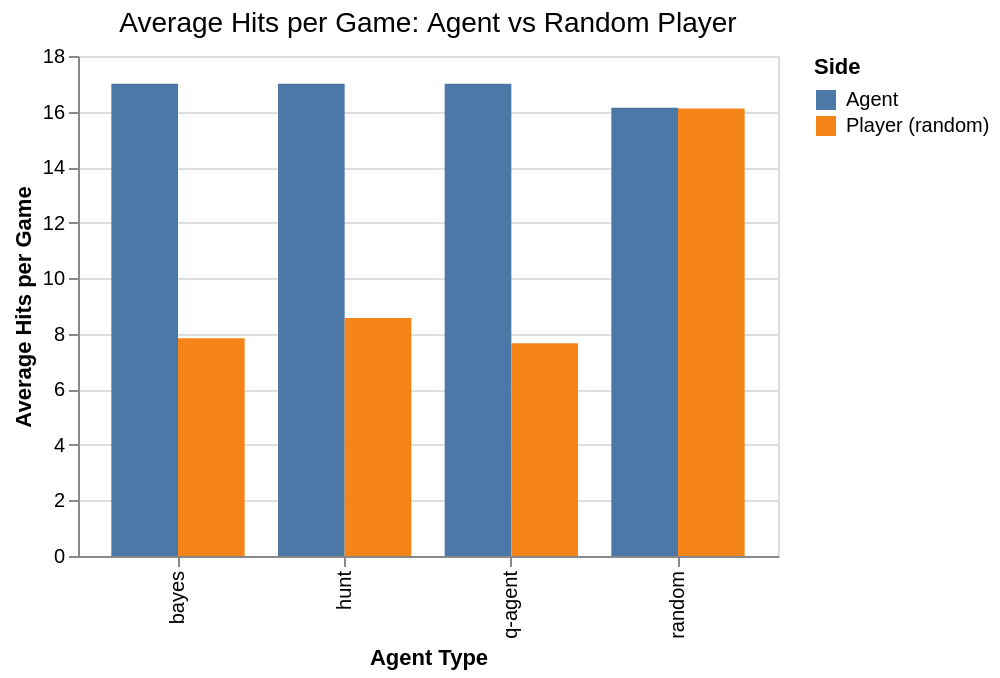

This figure's notebook cell:
### Code cell
# Grouped bars: avg agent hits vs player hits by agent type
hits_long = pl.concat(
    [
        df.select(
            [
                "agent_type",
                pl.col("agent_hits").alias("hits"),
                pl.lit("Agent").alias("side"),
            ]
        ),
        df.select(
            [
                "agent_type",
                pl.col("player_hits").alias("hits"),
                pl.lit("Player (random)").alias("side"),
            ]
        ),
    ]
)

hits_summary = hits_long.group_by(["agent_type", "side"]).agg(
    pl.col("hits").mean().alias("avg_hits")
)

c = (
    alt.Chart(hits_summary)
    .mark_bar()
    .encode(
        x=alt.X("agent_type:N", title="Agent Type"),
        y=alt.Y("avg_hits:Q", title="Average Hits per Game"),
        xOffset=alt.XOffset("side:N"),
        color=alt.Color("side:N", title="Side"),
        tooltip=[
            alt.Tooltip("agent_type:N", title="Agent"),
            alt.Tooltip("side:N", title="Side"),
            alt.Tooltip("avg_hits:Q", title="Avg Hits", format=".1f"),
        ],
    )
    .properties(
        title=chart_title("Average Hits per Game: Agent vs Random Player"),
        width=350,
        height=250,
    )
)
c.save(IMG_DIR / "avg_hits_by_agent.png")
c.show()

### Figure 1 — Vega specification as saved in the notebook (floating-point values rounded to 4 significant figures)
{"$schema": "https://vega.github.io/schema/vega/v6.json", "data": [{"name": "source_0", "values": [{"agent_type": "q-agent", "avg_hits": 17.0, "avg_hits_end": 17.0, "avg_hits_start": 0.0, "side": "Agent"}, {"agent_type": "bayes", "avg_hits": 17.0, "avg_hits_end": 17.0, "avg_hits_start": 0.0, "side": "Agent"}, {"agent_type": "q-agent", "avg_hits": 7.661, "avg_hits_end": 7.661, "avg_hits_start": 0.0, "side": "Player (random)"}, {"agent_type": "hunt", "avg_hits": 17.0, "avg_hits_end": 17.0, "avg_hits_start": 0.0, "side": "Agent"}, {"agent_type": "random", "avg_hits": 16.11, "avg_hits_end": 16.11, "avg_hits_start": 0.0, "side": "Player (random)"}, {"agent_type": "bayes", "avg_hits": 7.835, "avg_hits_end": 7.835, "avg_hits_start": 0.0, "side": "Player (random)"}, {"agent_type": "hunt", "avg_hits": 8.571, "avg_hits_end": 8.571, "avg_hits_start": 0.0, "side": "Player (random)"}, {"agent_type": "random", "avg_hits": 16.14, "avg_hits_end": 16.14, "avg_hits_start": 0.0, "side": "Agent"}]}, {"name": "source_0_x_domain_agent_type", "values": [{"agent_type": "q-agent"}, {"agent_type": "bayes"}, {"agent_type": "hunt"}, {"agent_type": "random"}]}, {"name": "source_0_xOffset_domain_side", "values": [{"side": "Agent"}, {"side": "Player (random)"}]}, {"name": "source_0_color_domain_side", "values": [{"side": "Agent"}, {"side": "Player (random)"}]}], "marks": [{"type": "rect", "name": "marks", "from": {"data": "source_0"}, "encode": {"update": {"y": {"field": "avg_hits_end", "scale": "y"}, "fill": {"field": "side", "scale": "color"}, "width": {"signal": "max(0.25, bandwidth('xOffset'))"}, "tooltip": {"signal": "{\"Agent\": isValid(datum[\"agent_type\"]) ? isArray(datum[\"agent_type\"]) ? join(datum[\"agent_type\"], '\\n') : datum[\"agent_type\"] : \"\"+datum[\"agent_type\"], \"Side\": isValid(datum[\"side\"]) ? isArray(datum[\"side\"]) ? join(datum[\"side\"], '\\n') : datum[\"side\"] : \"\"+datum[\"side\"], \"Avg Hits\": format(datum[\"avg_hits\"], \".1f\")}"}, "y2": {"field": "avg_hits_start", "scale": "y"}, "x": {"field": "agent_type", "scale": "x", "offset": {"field": "side", "scale": "xOffset"}}}}, "style": ["bar"]}], "scales": [{"name": "x", "type": "band", "domain": {"data": "source_0_x_domain_agent_type", "field": "agent_type", "sort": true}, "range": [0, {"signal": "width"}], "paddingInner": 0.2, "paddingOuter": 0.2}, {"name": "y", "type": "linear", "domain": {"data": "source_0", "fields": ["avg_hits_start", "avg_hits_end"]}, "range": [{"signal": "height"}, 0], "zero": true, "nice": true}, {"name": "xOffset", "type": "band", "domain": {"data": "source_0_xOffset_domain_side", "field": "side", "sort": true}, "range": [0, {"signal": "bandwidth('x')"}]}, {"name": "color", "type": "ordinal", "domain": {"data": "source_0_color_domain_side", "field": "side", "sort": true}, "range": "category"}], "axes": [{"scale": "y", "ticks": false, "orient": "left", "labels": false, "tickCount": {"signal": "ceil(height/40)"}, "zindex": 0, "grid": true, "domain": false, "gridScale": "x", "aria": false, "maxExtent": 0, "minExtent": 0}, {"scale": "x", "grid": false, "zindex": 0, "title": "Agent Type", "labelAngle": 270, "orient": "bottom", "labelAlign": "right", "labelBaseline": "middle"}, {"scale": "y", "orient": "left", "title": "Average Hits per Game", "grid": false, "zindex": 0, "labelOverlap": true, "tickCount": {"signal": "ceil(height/40)"}}], "title": {"text": "Average Hits per Game: Agent vs Random Player", "fontWeight": "normal", "fontSize": 14, "frame": "group", "anchor": "middle"}, "width": 350, "legends": [{"title": "Side", "fill": "color", "symbolType": "square"}], "padding": 5, "height": 250, "background": "white", "style": "cell"}
